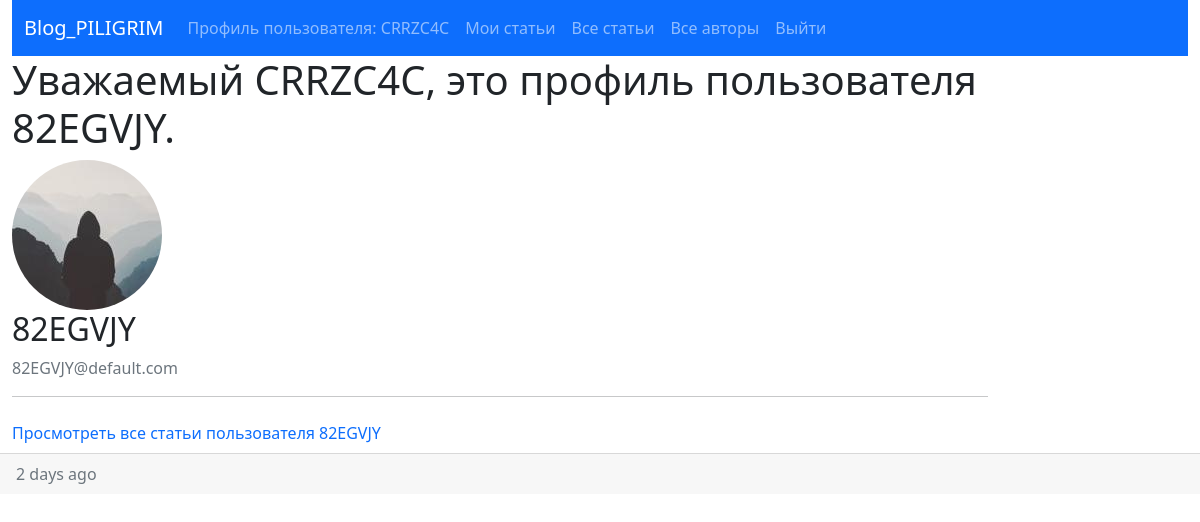
/users/account/60f777d8-6f26-4527-98fa-e92e62217ed4 (signed in), run on the app's committed database.
### blog_piligrim/models/user.py (models this page shows, shortened)
class User(db.Model, UserMixin):
    id = db.Column(db.String(length=36), default=lambda: str(uuid.uuid4()), primary_key=True)
    username = db.Column(db.String(20), unique=True, nullable=False)
    email = db.Column(db.String(120), unique=True, nullable=False)
    avatar = db.Column(db.String(20), nullable=False, default='default.jpg')
    is_staff = db.Column(db.Boolean, nullable=False, default=False)
    _password = db.Column(db.LargeBinary, nullable=False)
    posts = db.relationship('Post', backref='author', lazy=True)
    @property
    def password(self):
        return self._password

### blog_piligrim/users/routes.py (the view)
@users.route("/account/<string:user_id>")
@login_required
def account(user_id):
    user = User.query.get_or_404(user_id)
    image_file = url_for('static', filename='profile_pics/' + user.avatar)
    return render_template('users/account.html', title=user.username, image_file=image_file, user=user)

### blog_piligrim/mainapp.py (called while the page is built)
@login_manager.user_loader
def load_user(user_id):
    return User.query.filter_by(id=user_id).one_or_none()

### blog_piligrim/templates/users/account.html (shortened to what this page needs)
{% extends 'base.html' %}
{% block body %}
<h1>Уважаемый {{ current_user.username }}, это профиль пользователя {{user.username}}.</h1>
<div class="media">
    <img class="rounded-circle account-img" src="{{image_file}}">
    <div class="media-body">
        <h2 class="account-heading">{{ user.username }}</h2>
        <p class="text-secondary">{{ user.email }}</p>
    </div>
</div>
<hr>
<ul class="navbar-nav me-auto mb-2 mb-lg-0">
    <li class="nav-item">
        <a class="nav-link {% if request.endpoint == 'posts.allposts' -%}active{%- endif %}"
           href="{{ url_for('posts.allposts_of_user', user_id=user.id) }}">Просмотреть все статьи пользователя {{ user.username }} </a>
    </li>
</ul>
{% endblock %}

### blog_piligrim/templates/base.html (shortened to what this page needs)
<!DOCTYPE html>
<html>
<head>
    <link href="{{ url_for('static', filename='css/bootstrap.min.css') }}" rel="stylesheet">
</head>
<body>
<div class="container-fluid">
    <nav class="navbar navbar-expand-md navbar-dark bg-primary">
        <div class="container-fluid">
            <a class="navbar-brand" href="{{ url_for('main.home') }}">Blog_PILIGRIM</a>
            <div class="collapse navbar-collapse" id="navbarNavAltMarkup">
                <ul class="navbar-nav me-auto mb-2 mb-lg-0">
                    {% if current_user.is_authenticated %}
                    <li class="nav-item">
                        <a class="nav-link {% if request.endpoint == 'users.users_update' -%}active{%- endif %}"
                           href="{{url_for('users.users_update')}}">Профиль пользователя: {{ current_user.username }}</a>
                    </li>
                    <li class="nav-item">
                        <a class="nav-link {% if request.endpoint == 'posts.allposts_of_user' -%}active{%- endif %}"
                           href="{{ url_for('posts.allposts_of_user', user_id=current_user.id) }}">Мои статьи</a>
                    </li>
                    <li class="nav-item">
                        <a class="nav-link {% if request.endpoint == 'posts.allposts' -%}active{%- endif %}"
                           href="{{ url_for('posts.allposts') }}">Все статьи</a>
                    </li>
                    <li class="nav-item">
                        <a class="nav-link {% if request.endpoint == 'users.allathors' -%}active{%- endif %}"
                           href="{{ url_for('users.allathors') }}">Все авторы</a>
                    </li>
                    <li class="nav-item">
                        <a class="nav-link" href="{{ url_for('users.logout') }}">Выйти</a>
                    </li>
                    {% endif %}
                </ul>
            </div>
        </div>
    </nav>
</div>
<main role="main" class="container-fluid">
    <div class="row">
        <div class="col-md-10">
            {% block body %}{% endblock %}
        </div>
    </div>
</main>
<div class="card-footer text-muted">
    2 days ago
</div>
</body>
</html>

### data on the page
User: username "CRRZC4C"
User: username "82EGVJY", email "82EGVJY@default.com"
